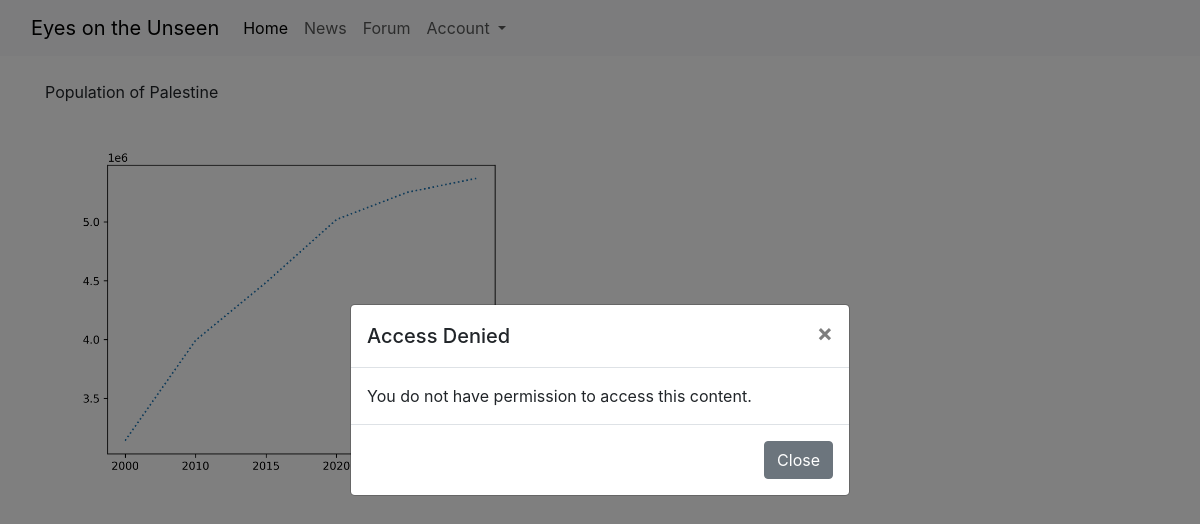
/palestine/, run on an earlier commit of the app's database.
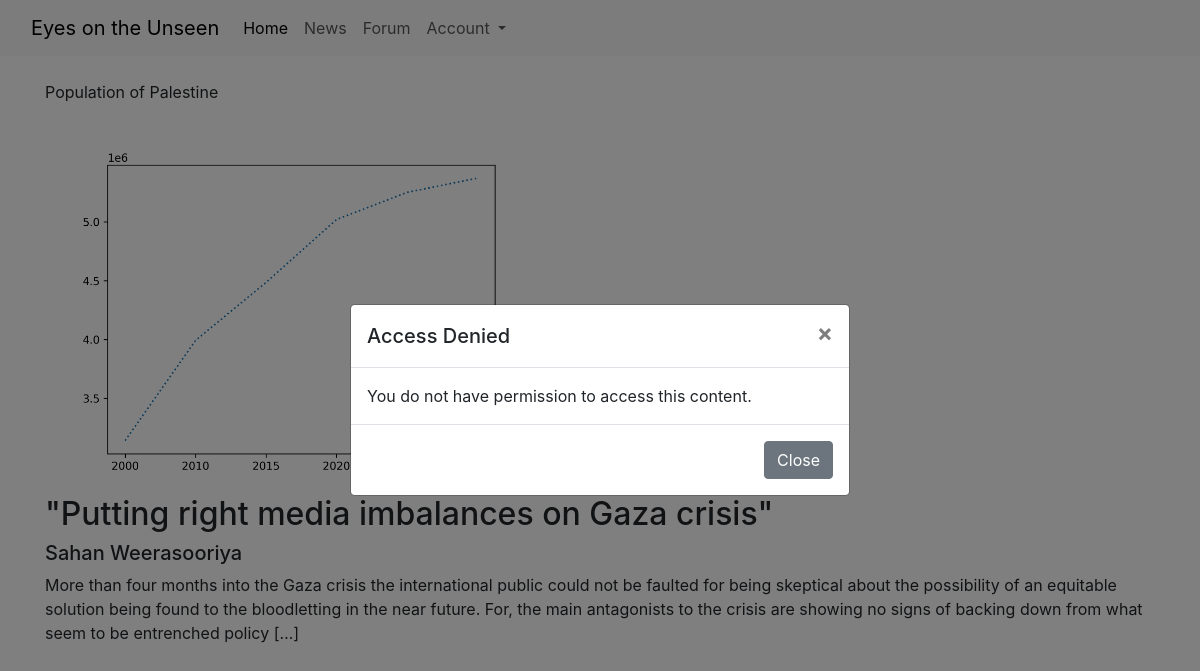
And on a later commit of the database.
### blog/models.py (models this page shows)
class Content(models.Model):
    id = models.BigAutoField(primary_key=True)
    title = models.CharField(max_length=200)
    link = models.CharField(max_length=2000)
    publish_date = models.DateTimeField()
    author = models.CharField(max_length=80)
    publisher = models.CharField(max_length=80)
    country = models.CharField(max_length=50)
    language = models.CharField(max_length=50)
    description = models.TextField()
    image_url = models.CharField(max_length=2000)
    video_url = models.CharField(max_length=2000)

### blog/views.py (the view)
# urls.py: path("palestine/", views.palestine, name="palestine"),
@allowed_users(allowed_roles=["moderators", "members"])
def palestine(request):
    data = {
        "2023": 5371230,
        "2022": 5250072,
        "2020": 5019401,
        "2015": 4484614,
        "2010": 3992278,
        "2000": 3139954,
    }
    names = list(data.keys())[::-1]
    values = list(data.values())[::-1]
    plt.figure()
    plt.plot(names, values, linestyle="dotted")
    buf = BytesIO()
    plt.savefig(buf, format="png", dpi=300)
    image_base64 = base64.b64encode(buf.getvalue()).decode("utf-8").replace("\n", "")
    buf.close()
    all_entries = models.Content.objects.filter(country="Sri Lanka")
    return render(
        request,
        "palestine.html",
        {"image_base64": image_base64, "content": all_entries},
    )

### blog/templates/palestine.html (shortened to what this page needs)
{% extends 'base.html' %}
{% block content %}
<html>
   <head>
      <link rel="stylesheet" href="https://maxcdn.bootstrapcdn.com/bootstrap/4.5.2/css/bootstrap.min.css">
   </head>
   <body>
      {% if not has_access %}
      <div class="modal fade" id="accessDeniedModal" tabindex="-1" role="dialog" aria-labelledby="accessDeniedModalLabel" aria-hidden="true">
         <div class="modal-dialog modal-dialog-centered" role="document">
            <div class="modal-content">
               <div class="modal-header">
                  <h5 class="modal-title" id="accessDeniedModalLabel">Access Denied</h5>
                  <button type="button" class="close" data-dismiss="modal" aria-label="Close">
                  <span aria-hidden="true">&times;</span>
                  </button>
               </div>
               <div class="modal-body">
                  You do not have permission to access this content.
               </div>
               <div class="modal-footer">
                  <button type="button" class="btn btn-secondary" data-dismiss="modal">Close</button>
               </div>
            </div>
         </div>
      </div>
      {% endif %}
      <p>Population of Palestine</p>
      <img alt="Population Chart" width=500 height=auto />
      <h2>{{ content.0.title }}</h2>
      <h5>{{ content.0.author }}</h5>
      <p>{{ content.0.description }}</p>
   </body>
</html>
{% endblock %}

### blog/templates/base.html (shortened to what this page needs)
{% load static %}
<!doctype html>
<html lang="en">
   <head>
      <link href="https://cdn.jsdelivr.net/npm/bootstrap@5.3.2/dist/css/bootstrap.min.css" rel="stylesheet">
      <link rel="stylesheet" type="text/css" href="{% static 'blog/style.css'%}">
   </head>
   <body>
      {% include 'navbar.html' %}
      <br>
      <div class="container">
         {% block content %}
         {% endblock %}
      </div>
   </body>
</html>

### blog/templates/navbar.html (shortened to what this page needs)
<nav class="navbar navbar-expand-lg bg-body-tertiary ">
  <div class="container-fluid">
     <a class="navbar-brand">Eyes on the Unseen</a>
     <div class="collapse navbar-collapse" id="navbarNavDropdown">
        <ul class="navbar-nav">
           <li class="nav-item">
              <a class="nav-link active" aria-current="page" href="{% url 'index' %}">Home</a>
           </li>
           <li class="nav-item">
              <a class="nav-link" href="{% url 'news' %}">News</a>
           </li>
           <li class="nav-item">
              <a class="nav-link" href="{% url 'forum' %}">Forum</a>
           </li>
           <li class="nav-item dropdown">
              <a class="nav-link dropdown-toggle" href="#" role="button" data-bs-toggle="dropdown" aria-expanded="false">
              Account
              </a>
           </li>
        </ul>
     </div>
  </div>
</nav>

What changed in the data, as far as the page shows it:
added Content: title "\"Putting right media imbalances on Gaza crisis\"", author "Sahan Weerasooriya", description "More than four months into the Gaza crisis the international public could not be faulted for being skeptical about the possibility of an equitable solution being found to the bloodletting in the near future. For, the main antagonists to the crisis are showing no signs of backing down from what seem to be entrenched policy […]"
